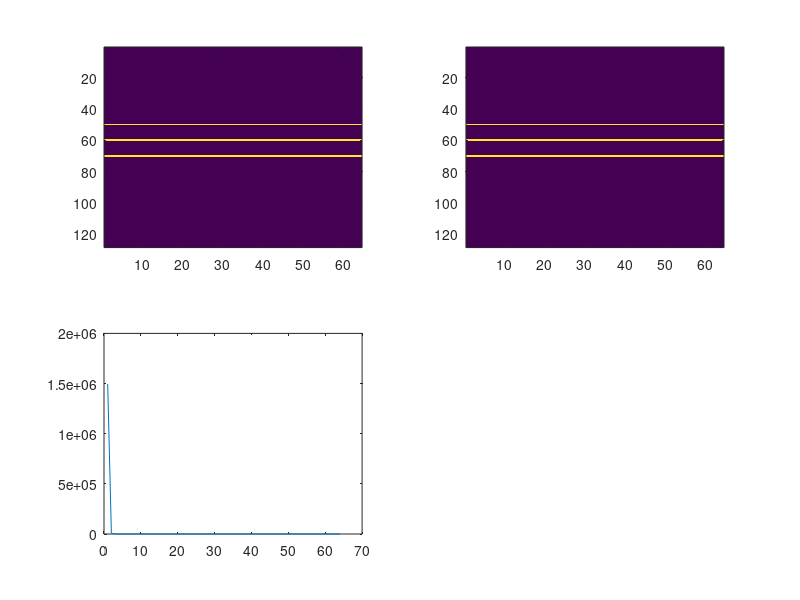

Write MATLAB code to recreate this figure.
MM=128;NN=64;
I=zeros(MM,NN);
I(50,:)=100;
for ii=1:NN;
   I(60,ii)=100*ii;
   I(70,ii)=100*ii^2;
end

[U,S,V]=svd(I);
II=U*S*V';size(S)
pp=diag(S);
subplot(221);image(I)
subplot(222);image(II)
subplot(223);plot(pp);
pp(1:10)

w=1;
h=0:25:250;nh=length(h);
alfa=0:0.001:0.01;np=length(alfa);
alfa=alfa(:);
v(1:np)=0;v(round(np/2))=1;

WU=eye(nh);
WV=eye(np);

sigmap=1;
% Operators
F=exp(i*w*(alfa*(h.^2)));
FH=F';
L=F*WU;
LH=FH*WV;
for ii=1:np   
Qpd(ii)=(1/2/sigmap^2).*(abs(v(ii)+eps)./sigmap).^(-1);
Qp=diag(Qpd);
end
LL=inv(Qp+L*LH)*L;
